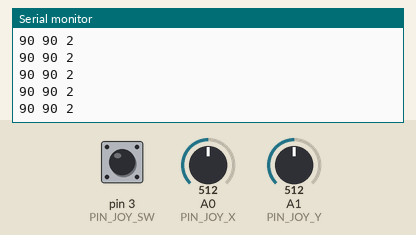
This sketch was run on a simulated Arduino Mega 2560, built with avr-gcc and run on an emulated ATmega2560. Parts: the last lines printed to the serial monitor. The inputs (shaded band) are chosen by the test bench; at power-on: A0 (PIN_JOY_X) = 512, A1 (PIN_JOY_Y) = 512, pin 3 (PIN_JOY_SW) HIGH.

Above: at 1.2 s.
1.3 s: A0 (PIN_JOY_X) set to 716
At 2.1 s:
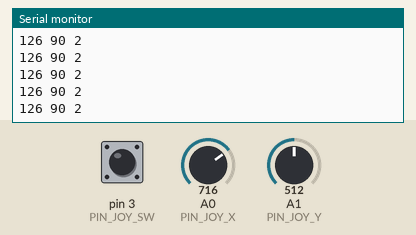
2.8 s: A1 (PIN_JOY_Y) set to 716
At 3.3 s:
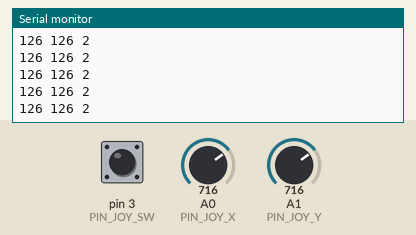
4.3 s: pin 3 (PIN_JOY_SW) pulled LOW for 0.15 s
5.9 s: A0 (PIN_JOY_X) set to 900
At 6.9 s:
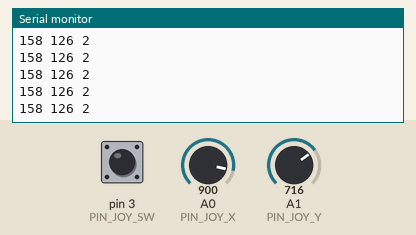
7.4 s: pin 3 (PIN_JOY_SW) pulled LOW for 1 s
At 7.9 s:
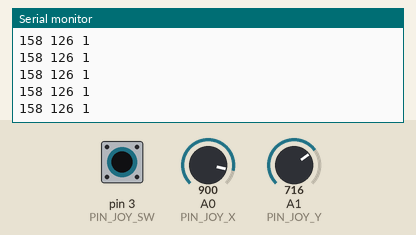
9.9 s: A1 (PIN_JOY_Y) set to 900
At 10.4 s:
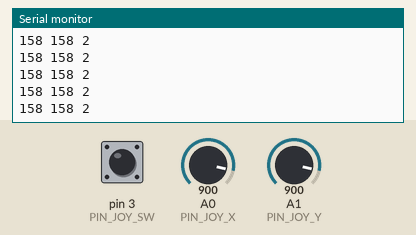
Timing chart, 0 to 12.4 s (numbered marks = the images above; inputs shaded):
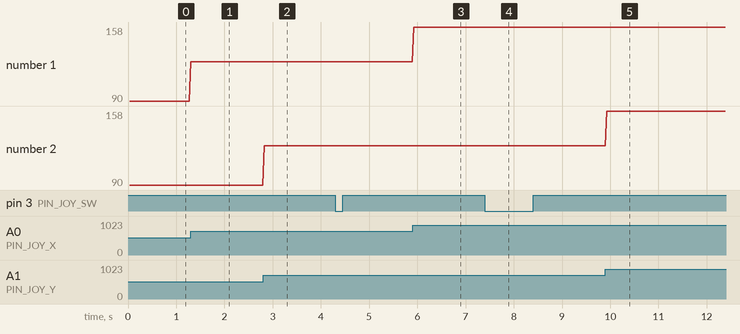

The sketch:

RES_Bluetooth_Joystick_02.ino
```cpp
/**********************************************************************;
* Project           : RES_Class, Communication, Custom Joystick with three control message
*
* Program name      : RES_Bluetooth_Joystick_02.ino
*
* Author            : Jong-Hoon Kim
*
* Date created      : 03/10/2020
*
* Purpose           : How to make three control message communication .
*
* Revision History  :
*
* Date        Author      Ref    Revision (Date in MMDDYYYY format)
* MMDDYYYY    name      1  v-xx   revision note.
*
*********************************************************************/
/*********************************************************************
*   Instructional Note: Slave Addr (controller) e.g. 18:E4:400006
*                       Master Addr (Robot)     e.g. 98D3:32:F59EA7
*   This code will handle three control message with simple message frame
*     -- the message frame has three parts
*        1) header (1byte) + three byte (three messages) + tailer (1byte)
*
***********************************************************************/


// Slave Addr (controller) 18:E4:400006
// Master Addr (Robot)  98D3:32:F59EA7

#define PIN_JOY_X   A0
#define PIN_JOY_Y   A1
#define PIN_JOY_SW   3

#define COM_JOY_UPDATE_INTERVAL   30

uint8_t joy_sw =0;
uint8_t joy_x = 0;
uint8_t joy_y = 0;

uint8_t buf [5]= {0x00,0x00,0x00,0x00,0xFF};
long joy_sending_time = 0;;


void setup() {
  // put your setup code here, to run once:
  Serial.begin(115200);     //USB serial to PC
  Serial3.begin(115200);    // Bluetooth
  Serial.println("Controller Started");
  pinMode(PIN_JOY_SW, INPUT); digitalWrite(PIN_JOY_SW, HIGH);
  joy_sending_time = millis() + COM_JOY_UPDATE_INTERVAL;

}


void loop() {
  // put your main code here, to run repeatedly:

//  Serial.println(digitalRead(PIN_JOY_SW));
  sensing();
  thinking();
  acting();
}


void thinking(){
  buf[1] = joy_x;
  buf[2] = joy_y;
  buf[3] = joy_sw;
}


void acting(){
  if (millis() > joy_sending_time){
    Serial3.write(buf[0]);
    Serial3.write(buf[1]);
    Serial3.write(buf[2]);
    Serial3.write(buf[3]);
    Serial3.write(buf[4]);
    joy_sending_time = millis() + COM_JOY_UPDATE_INTERVAL;
    Serial.print(buf[1]);Serial.print(" ");
    Serial.print(buf[2]);Serial.print(" ");
    Serial.println(buf[3]);
  }
}

void sensing(){
  joy_x = map( analogRead(PIN_JOY_X), 0, 1024, 1, 180);
  joy_y = map( analogRead(PIN_JOY_Y), 0, 1024, 1, 180);
  joy_sw = map( digitalRead(PIN_JOY_SW), 0, 1, 1, 2);

}
```

Measured:
- after the input at 1.3 s, the serial monitor: prints a new line at once (image 1)
- after the input at 2.8 s, the serial monitor: prints a new line at once (image 2)
- after the input at 5.9 s, the serial monitor: prints a new line at once (image 3)
- after the input at 7.4 s, the serial monitor: prints a new line at once (image 4)
- after the input at 9.9 s, the serial monitor: prints a new line at once (image 5)
- plotted number 1: 90 → 126 after the input at 1.3 s, 126 → 158 after the input at 5.9 s
